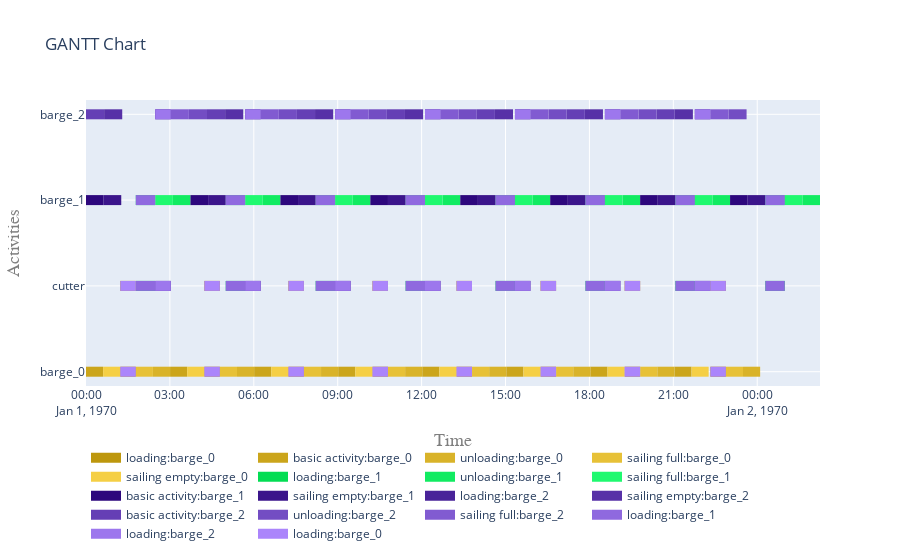

Notebook source saved alongside this figure:
### Code cell
fig = plot.get_gantt_chart([*vessels.values()], id_map=[activities[x] for x in activities])
